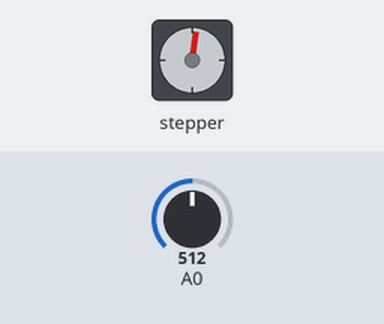
Simulated run of this sketch. Board: Arduino Uno, built with avr-gcc and run on an emulated ATmega328P. Shown: stepper motor. Wiring (inferred from the names in the program): stepper motor driver (200 steps per turn assumed): step pin 3; direction pin 4. The inputs (shaded band) are chosen by the test bench; at power-on: A0 = 512.

Above: at 1.2 s.
1.3 s: A0 set to 716
At 1.67 s:
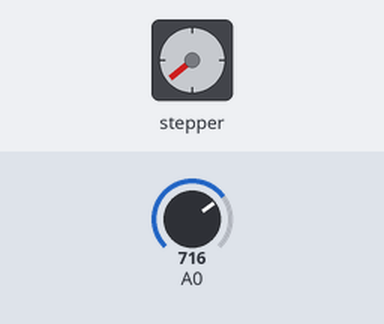
4.3 s: A0 set to 900
At 4.7 s:
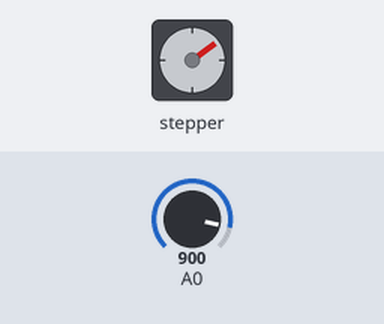
7.3 s: A0 set to 511
At 7.76 s:
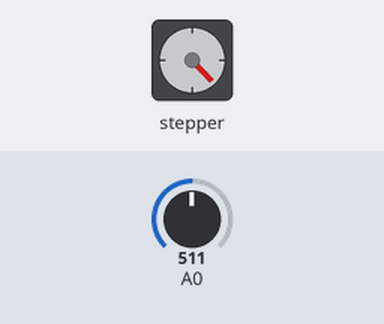
10.3 s: A0 set to 122
13.3 s: A0 set to 0
Timing chart, 0 to 17.3 s (numbered marks = the images above; inputs shaded):
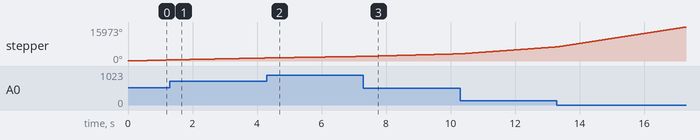

The sketch:

2_Step_Bang_BienTro.ino
```cpp
//step moter bằng biến trở
const int stepPin = 3;
const int dirPin = 4;
int ReadAnalog,TimeDelay;
void setup() {
  pinMode(stepPin,OUTPUT);
  pinMode(dirPin,OUTPUT);
  digitalWrite(dirPin,HIGH);
}
void loop() {
  TimeDelay = GetValueByFunc();
  digitalWrite(stepPin, HIGH);
  delayMicroseconds(TimeDelay);
  digitalWrite(stepPin, LOW);
  delayMicroseconds(TimeDelay);
}
int GetValueByFunc() {
  int ReadAnalog = analogRead(A0);
  int Value = map(ReadAnalog, 0, 1023, 300,4000); // chuyển value (0,1023)->(300,4000)
  return Value;
}
```
